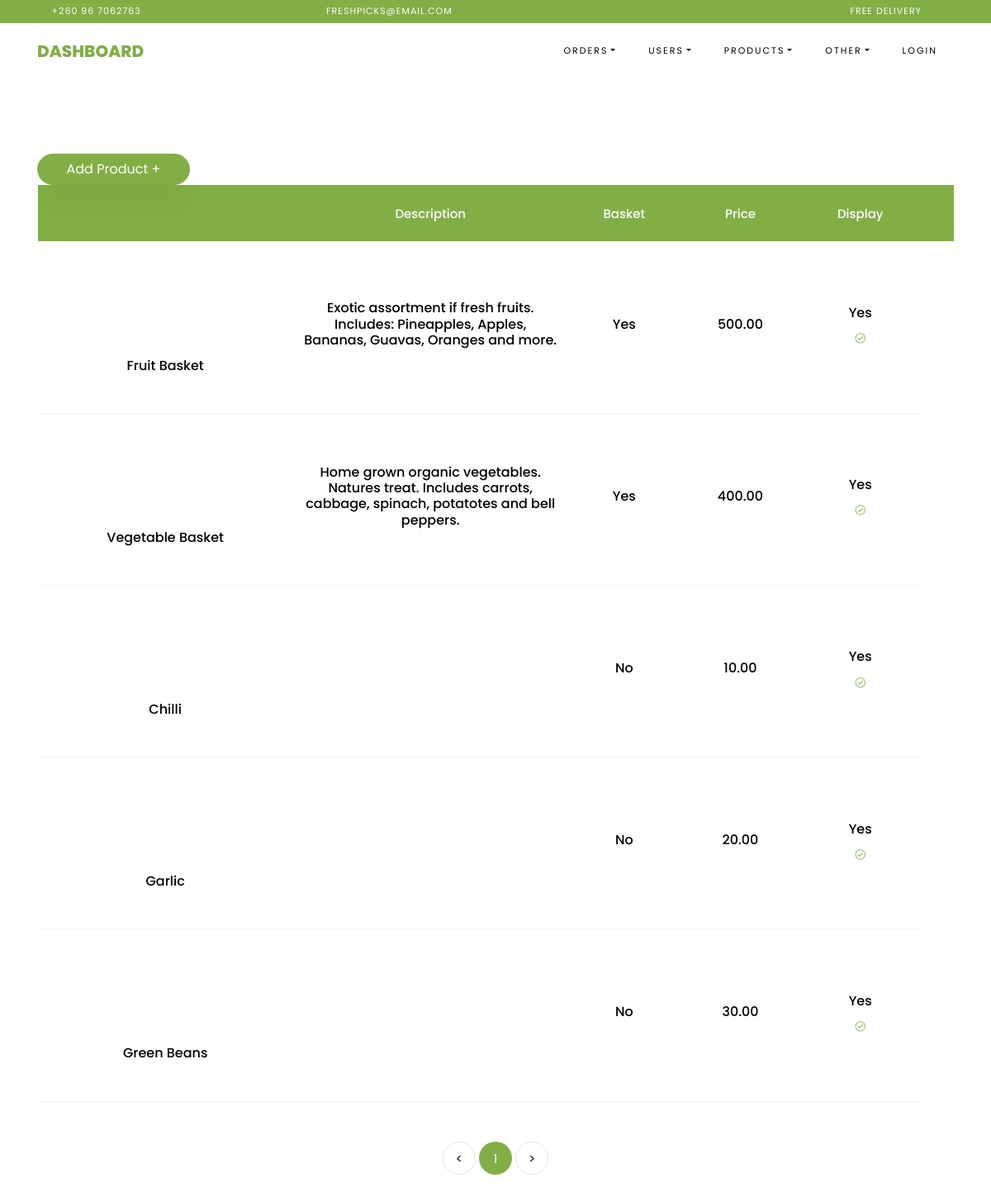
Page /admin/products (signed in) on the earlier database version.
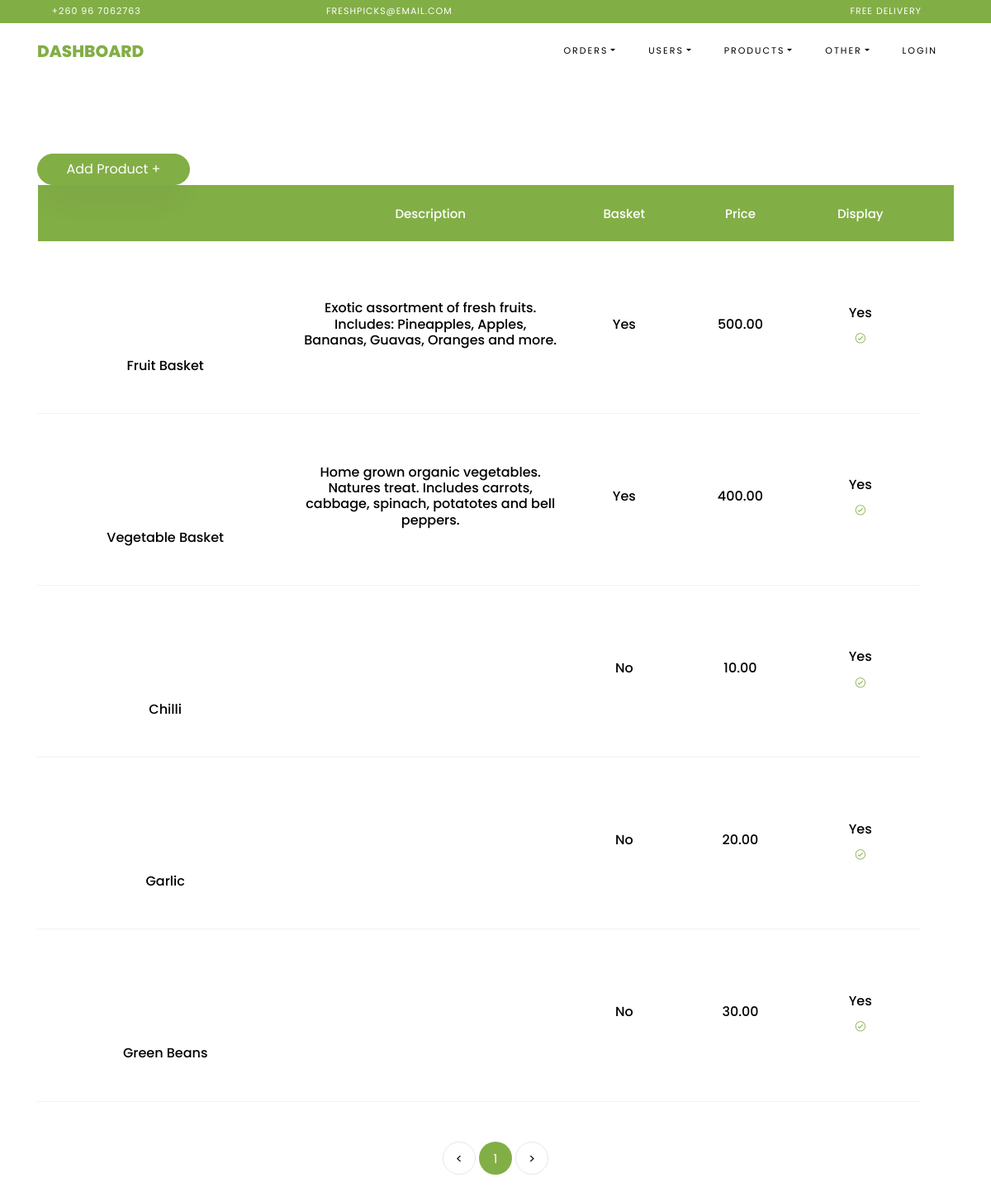
Same page on the later database version.
### freshpicks/databaseModels.py (models this page shows, shortened)
class Products(db.Model):
    id = db.Column(db.Integer, primary_key=True, autoincrement=True, unique=True)
    name = db.Column(db.String(), unique=True, nullable=False)
    description = db.Column(db.String(), nullable=True)
    price = db.Column(db.Float(), nullable=False)
    image_location = db.Column(db.String(), unique=True, nullable=False)
    is_basket_item = db.Column(db.Boolean(), default=False, nullable=False)
    is_displayed = db.Column(db.Boolean(), default=False, nullable=False)

### freshpicks/admins/routes.py (the view)
@admins.route('/admin/<path:view>')
def admin_view(view):
    if not g.admins:
        return redirect(url_for('.admins.admin'))
    page = request.args.get('page', 1, type=int)
    if "orders" in view:
        orders = ""  # need this to handle the filter in the view
        order_type = "all_orders"
        if view == "pending_orders":
            orders = Orders.query.filter_by(status="pending").paginate(per_page=PER_PAGE_VIEW, page=page)
            order_type = "pending_orders"
        if view == "completed_orders":
            orders = Orders.query.filter_by(status="complete").paginate(per_page=PER_PAGE_VIEW, page=page)
            order_type = "completed_orders"
        elif view == "cancelled_orders":
            orders = Orders.query.filter_by(status="cancel").paginate(per_page=PER_PAGE_VIEW, page=page)
            order_type = "cancelled_orders"
        elif view == "all_orders":
            orders = Orders.query.paginate(per_page=PER_PAGE_VIEW, page=page)
        return render_template('admin/manage_orders.html', order_type=order_type, orders_list=orders)
    elif view == "customers":
        customer_list = Customers.query.order_by(Customers.fullname.asc()).paginate(per_page=PER_PAGE_VIEW, page=page)
        return render_template('admin/manage_customers.html', customer_list=customer_list)
    elif view == "admin_users":
        admin_list = AdminUsers.query.order_by(AdminUsers.username.asc()).paginate(per_page=PER_PAGE_VIEW, page=page)
        return render_template('admin/manage_users.html', admin_list=admin_list)
    elif view == "products":
        product_list = Products.query.order_by(Products.is_basket_item.desc(), Products.name.asc()).paginate(
            per_page=PER_PAGE_VIEW, page=page)
        return render_template('admin/manage_products.html', product_list=product_list)
    elif view == "customer_messages":
        messages_list = Messages.query.order_by(Messages.date_sent.asc()).paginate(per_page=PER_PAGE_VIEW, page=page)
        return render_template('admin/manage_comments.html', messages_list=messages_list)
    return render_template('admin/manage_products.html', product_list=[])

### freshpicks/admins/routes.py (called while the page is built)
@admins.before_request
def before_request():
    g.user = None
    g.admins = None
    if 'admin_username' in session:
        g.admins = session['admin_username']

### freshpicks/templates/admin/manage_products.html
{% extends 'admin/admin_template.html' %}
{% block navbar %}Dashboard{% endblock %}
{% block content %}
    <section class="ftco-section ftco-cart">
        <div class="container">
            <div class="row">
                <div class="col-md-12 ftco-animate">
                    <div class="cart-list">
                        <div>
                            <a type="button" class="col-md-2 btn btn-primary" href="{{ url_for('.add_product') }}">
                                Add Product +
                            </a>
                        </div>
                        <table class="table">
                            <thead class="thead-primary">
                            <tr class="text-center">
                                <th></th>
                                <th>Description</th>
                                <th>Basket</th>
                                <th>Price</th>
                                <th>Display</th>
                                <th></th>
                            </tr>
                            </thead>
                            <tbody>
                            {% if product_list %}
                                {% for item in product_list.items %}
                                    <tr class="text-center">
                                        <td class="image-prod">
                                            <div class="img"
                                                 style="background-image:url({{ item.image_location }});">
                                            </div>
                                            <h6>{{ item.name }}</h6>
                                        </td>
                                        <td class="product-name">
                                            <h6>{{ item.description }}</h6>
                                        </td>
                                        <td class="product-category">
                                            <h6>{{ "Yes" if item.is_basket_item else "No" }}</h6>
                                        </td>
                                        <td class="product-category">
                                            <h6>{{ "%.2f"|format(item.price) }}</h6>
                                        </td>
                                        <td class="product-category">
                                            <a href="{{ url_for('.toggle_product_display', product_id=item.id) }}"
                                               class="alert-link">
                                                {% if  item.is_displayed %}
                                                    <h6>{{ "Yes" }}</h6>
                                                    <span class="ion-ios-checkmark-circle-outline"></span>
                                                {% else %}
                                                    <h6>{{ "No" }}</h6>
                                                    <span class="ion-ios-close-circle-outline"></span>
                                                {% endif %}
                                            </a>
                                        </td>
                                    </tr>
                                {% endfor %}
                            {% endif %}
                            </tbody>
                        </table>
                        <div class="row mt-5">
                            <div class="col text-center">
                                <div class="block-27">
                                    <ul>
                                        <li><a href="#">&lt;</a></li>
                                        {% for page_num in product_list.iter_pages(left_edge=1, right_edge=1, left_current=1, right_current=2) %}
                                            {% if page_num %}
                                                {% if product_list.page == page_num %}
                                                    <li class="active"
                                                        href="{{ url_for('.admin_view', view='products', page=page_num) }}">
                                                        <span>{{ page_num }}</span></li>
                                                {% else %}
                                                    <li>
                                                        <a href="{{ url_for('.admin_view', view='products', page=page_num) }}">{{ page_num }}</a>
                                                    </li>
                                                {% endif %}
                                            {% else %}
                                                <li>
                                                    <a href="{{ url_for('.admin_view', view='products', page=right_edge) }}">...</a>
                                                </li>
                                            {% endif %}
                                        {% endfor %}
                                        <li><a href="#">&gt;</a>
                                        </li>
                                    </ul>
                                </div>
                            </div>
                        </div>
                    </div>
                </div>
            </div>
        </div>
    </section>
{% endblock %}

### freshpicks/templates/admin/admin_template.html (shortened to what this page needs)
<!DOCTYPE html>
<html lang="en">
<head>
    <link rel="stylesheet" href="../../static/css/open-iconic-bootstrap.min.css">
    <link rel="stylesheet" href="../../static/css/animate.css">
    <link rel="stylesheet" href="../../static/css/owl.carousel.min.css">
    <link rel="stylesheet" href="../../static/css/owl.theme.default.min.css">
    <link rel="stylesheet" href="../../static/css/magnific-popup.css">
    <link rel="stylesheet" href="../../static/css/aos.css">
    <link rel="stylesheet" href="../../static/css/ionicons.min.css">
    <link rel="stylesheet" href="../../static/css/bootstrap-datepicker.css">
    <link rel="stylesheet" href="../../static/css/jquery.timepicker.css">
    <link rel="stylesheet" href="../../static/css/flaticon.css">
    <link rel="stylesheet" href="../../static/css/icomoon.css">
    <link rel="stylesheet" href="../../static/css/style.css">
</head>
<body class="goto-here">
<div class="py-1 bg-primary">
    <div class="container">
        <div class="row no-gutters d-flex align-items-start align-items-center px-md-0">
            <div class="col-lg-12 d-block">
                <div class="row d-flex">
                    <div class="col-md pr-4 d-flex topper align-items-center">
                        <div class="icon mr-2 d-flex justify-content-center align-items-center"><span
                                class="icon-phone2"></span></div>
                        <span class="text">+260 96 7062763</span>
                    </div>
                    <div class="col-md pr-4 d-flex topper align-items-center">
                        <div class="icon mr-2 d-flex justify-content-center align-items-center"><span
                                class="icon-paper-plane"></span></div>
                        <span class="text">freshpicks@email.com</span>
                    </div>
                    <div class="col-md-5 pr-4 d-flex topper align-items-center text-lg-right">
                        <span class="text">Free delivery</span>
                    </div>
                </div>
            </div>
        </div>
    </div>
</div>
<nav class="navbar navbar-expand-lg navbar-dark ftco_navbar bg-dark ftco-navbar-light" id="ftco-navbar">
    <div class="container">
        <a class="navbar-brand" href="{{ url_for('main.home') }}">{% block navbar %}{% endblock %}</a>
        <div class="collapse navbar-collapse" id="ftco-nav">
            <ul class="navbar-nav ml-auto">
                <li class="nav-item dropdown">
                    <a class="nav-link dropdown-toggle" href="#" id="dropdown04" data-toggle="dropdown"
                       aria-haspopup="true" aria-expanded="false">Orders</a>
                </li>
                <li class="nav-item dropdown">
                    <a class="nav-link dropdown-toggle" href="#" id="dropdown04" data-toggle="dropdown"
                       aria-haspopup="true" aria-expanded="false">Users</a>
                </li>
                <li class="nav-item dropdown">
                    <a class="nav-link dropdown-toggle" href="#" id="dropdown04" data-toggle="dropdown"
                       aria-haspopup="true" aria-expanded="false">Products</a>
                </li>
                <li class="nav-item dropdown">
                    <a class="nav-link dropdown-toggle" href="#" id="dropdown04" data-toggle="dropdown"
                       aria-haspopup="true" aria-expanded="false">Other</a>
                </li>
                {% if g.admin %}
                    <li class="nav-item dropdown">
                        <a class="nav-link dropdown-toggle" href="#" id="dropdown04" data-toggle="dropdown"
                           aria-haspopup="true" aria-expanded="false">{{ session['name'] }}</a>
                        <div class="dropdown-menu" aria-labelledby="dropdown04">
                            <a class="dropdown-item" href="{{ url_for('main.logout') }}">Logout</a>
                            <a class="dropdown-item" href="{{ url_for('account') }}">My Profile</a>
                        </div>
                    </li>
                {% else: %}
                    <li class="nav-item"><a href="{{ url_for('admins.admin') }}" class="nav-link">Login</a></li>
                {% endif %}
            </ul>
        </div>
    </div>
</nav>
{% block content %} {% endblock %}
</body>
</html>

### freshpicks/static/css/icomoon.css (style rules this page uses)
[class^="icon-"], [class*=" icon-"] { font-family: 'icomoon' !important; speak: none; font-style: normal; font-weight: normal; font-variant: normal; text-transform: none; line-height: 1; -webkit-font-smoothing: antialiased; -moz-osx-font-smoothing: grayscale; }
.icon-paper-plane:before { content: "\f1d8"; }
.icon-phone2:before { content: "\e0cd"; }

Differences in the rows shown:
changed Products "Fruit Basket": description "Exotic assortment if fresh fruits. Includes: Pineapples, Apples, Bananas, Guavas, Oranges and more." → "Exotic assortment of fresh fruits. Includes: Pineapples, Apples, Bananas, Guavas, Oranges and more."
